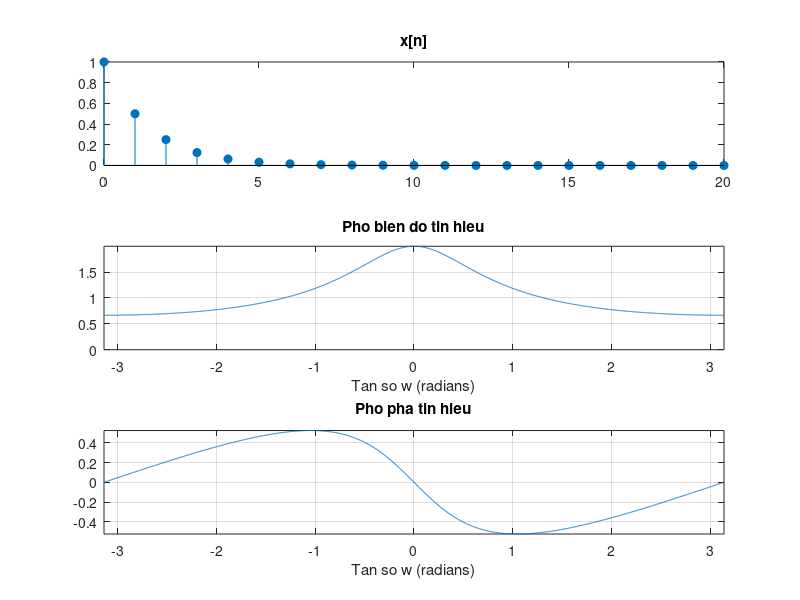

Source code (MATLAB):
N = 1024; % so diem tren truc tan so w
w = -pi:pi/N:pi;

% sinh va ve do thi x[n] = (1/2)^n
n = 0:20;
x = (1/2).^n;
subplot(3,1,1);
stem(n,x,'fill');
title('x[n]');
% sinh va ve do thi X(e^jw)
X = freqz(x,1,w); % nhan duoc X(ejw)
modX = abs(X);
subplot(3,1,2);
plot(w,modX);grid;
axis([min(w), max(w) , 0, max(modX)]);
title ('Pho bien do tin hieu');
xlabel('Tan so w (radians)');
phaseX = angle(X);
subplot(3,1,3);
plot(w,phaseX);grid;
axis([min(w), max(w) , min(phaseX), max(phaseX)]);
title ('Pho pha tin hieu');
xlabel('Tan so w (radians)');
